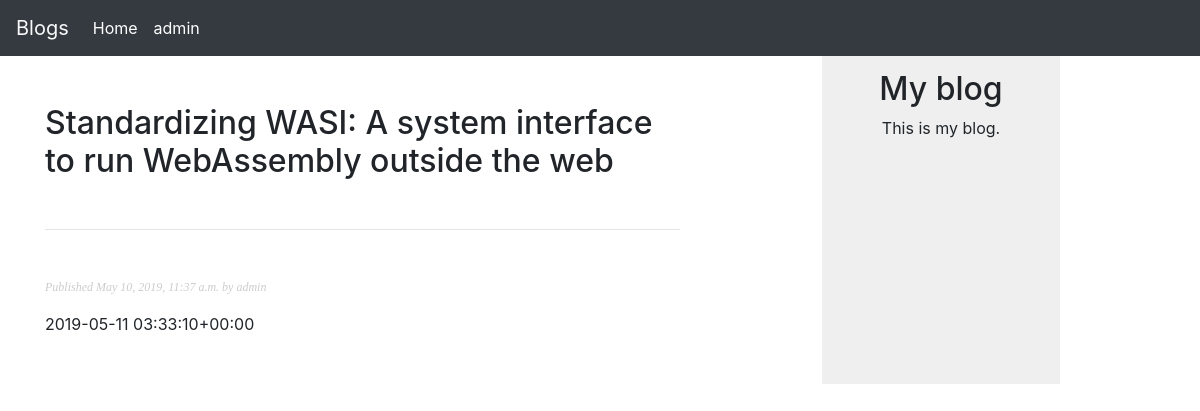
The app's page /blog/2019/5/10/standardizing-wasi-system-interface-run-webassembly-outside-web/ with its own data.
### blog/models.py (models this page shows, shortened)
class Post(models.Model):
   STATUS_CHOICES = (
      ('draft', 'Draft'),
      ('published', 'Published'),
   )
   title = models.CharField(max_length=250)
   slug = models.SlugField(max_length=250, unique_for_date='publish')
   author = models.ForeignKey(User, on_delete=models.CASCADE, related_name='blog_posts')
   body = models.TextField()
   publish = models.DateTimeField(default=timezone.now)
   created = models.DateTimeField(auto_now_add=True)
   updated = models.DateTimeField(auto_now=True)
   status = models.CharField(max_length=10, choices=STATUS_CHOICES, default='draft')
   class Meta:
      ordering = ('-publish',)
   objects = models.Manager() # The default manager.
   published = PublishedManager() # Our custom manager.

### blog/views.py (the view)
# urls.py: path('<int:year>/<int:month>/<int:day>/<slug:post>/', views.post_detail, name='post_detail'),
def post_detail(request, year, month, day, post):
   post = get_object_or_404(Post, slug=post, publish__year=year, publish__month=month, publish__day=day)
   return render(request, 'blog/post/detail.html', {'post':post})

### blog/templates/blog/post/detail.html (shortened to what this page needs)
{% extends 'blog/base.html' %}
{% block content %}
   <h2 class="mb-5 mt-5">{{ post.title }}</h2>
   <hr class="mb-5">
   <div class="mb-5">
      <p class="date">Published {{ post.publish }} by {{ post.author }}</p>
      <p>{{ post.body|linebreaks }}</p>
   </div>
{% endblock content %}

### blog/static/css/blog.css (style rules this page uses)
body { margin:0; padding:0; font-family:helvetica, sans-serif; }
h2 { font-weight:normal; margin:30px 0 0; }
p.date { color:#ccc; font-family: georgia, serif; font-size: 12px; font-style: italic; }

### records on screen
Post: title "Standardizing WASI: A system interface to run WebAssembly outside the web", publish "May 10, 2019, 11:37 a.m.", author "admin", body "2019-05-11 03:33:10+00:00"
